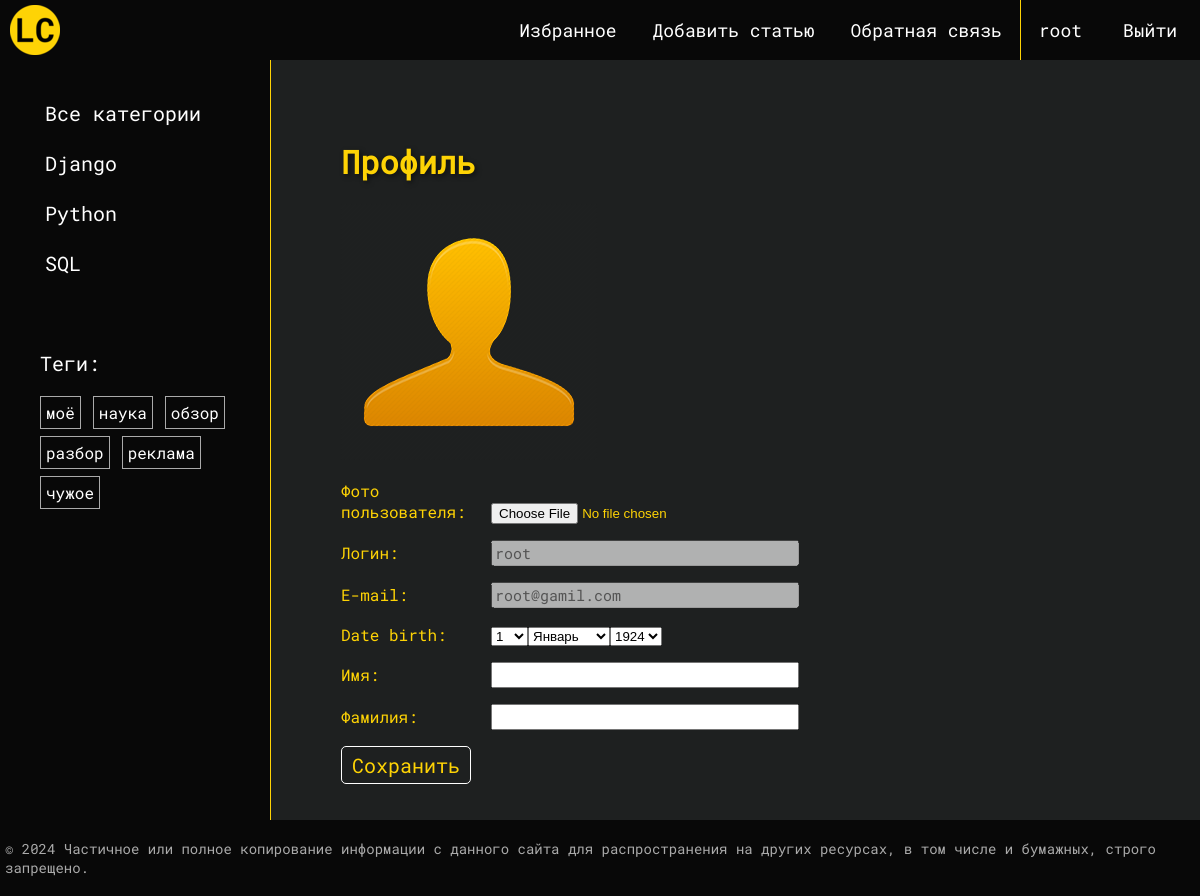
/users/profile/ (signed in), run on the app's committed database.
### users/models.py (models this page shows)
class User(AbstractUser):
    photo = models.ImageField(upload_to="users/%Y/%m/%d/",
                              blank=True,
                              null=True,
                              verbose_name="Фото пользователя")
    date_birth = models.DateTimeField(blank=True,
                                      null=True,
                                      verbose_name="Дата рождения")

### articles/models.py (models this page shows, shortened)
class Category(models.Model):
    name = models.CharField(max_length=150,
                            db_index=True,
                            verbose_name="Наименование категории")
    slug = models.SlugField(max_length=255,
                            unique=True,
                            db_index=True)
    class Meta:
        verbose_name = "Категория"
        verbose_name_plural = "Категории"
    def get_absolute_url(self):
        return reverse('category', kwargs={'cat_slug': self.slug})

class Tag(models.Model):
    tag = models.CharField(max_length=100,
                           db_index=True)
    slug = models.SlugField(max_length=255,
                            db_index=True)
    def get_absolute_url(self):
        return reverse('tag', kwargs={'tag_slug': self.slug})

### users/views.py (the view, shortened to what this page needs)
# urls.py: path('profile/', views.ProfileUser.as_view(), name='profile'),
class ProfileUser(LoginRequiredMixin, UpdateView):
    model = get_user_model()
    form_class = ProfileUserForm
    template_name = 'users/profile.html'
    extra_context = {
        'title': "Профиль пользователя",
        'default_image': settings.DEFAULT_USER_IMAGE
    }
    def get_object(self, queryset=None):
        return self.request.user

### users/forms.py
class ProfileUserForm(forms.ModelForm):
    username = forms.CharField(disabled=True,
                               label='Логин',
                               widget=forms.TextInput(attrs={'class': 'form-input'}))
    email = forms.CharField(disabled=True,
                            required=False,
                            label='E-mail',
                            widget=forms.TextInput(attrs={'class': 'form-input'}))
    this_year = datetime.date.today().year
    date_birth = forms.DateField(widget=forms.SelectDateWidget(years=tuple(range(this_year-100, this_year-5))))
    class Meta:
        model = get_user_model()
        fields = ['photo', 'username', 'email', 'date_birth', 'first_name', 'last_name']
        labels = {
            'first_name': 'Имя',
            'last_name': 'Фамилия',
        }
        widgets = {
            'first_name': forms.TextInput(attrs={'class': 'form-input'}),
            'last_name': forms.TextInput(attrs={'class': 'form-input'}),
        }

### articles/templatetags/posts_tags.py (called while the page is built)
@register.inclusion_tag('articles/list_categories.html')
def show_categories(cat_selected=0):
    cats = Category.objects.annotate(total=Count("posts")).filter(total__gt=0)
    return {'cats': cats, 'cat_selected': cat_selected}

@register.inclusion_tag('articles/list_tags.html')
def show_all_tags():
    return {'tags': Tag.objects.annotate(total=Count("tags")).filter(total__gt=0)}

### users/context_processors.py (called while the page is built)
def get_articles_context(request):
    return {'mainmenu': menu}

### users/templates/users/profile.html (shortened to what this page needs)
{% extends 'base.html' %}
{% block content %}
<h1>Профиль</h1>
<form method="post" enctype="multipart/form-data">
    {% if user.photo %}
    <p><img src="{{ user.photo.url }}">
    {% else %}
    <p><img src="{{ default_image }}">
    {% endif %}
    {% for f in form %}
    <p><label class="form-label" for="{{ f.id_for_label }}">{{f.label}}: </label>{{ f }}</p>
    {% endfor %}
    <p><button type="submit">Сохранить</button></p>
</form>
{% endblock %}

### templates/base.html (shortened to what this page needs)
{% load static %}
{% load posts_tags %}
<!DOCTYPE html>
<html>
<head>
	<link type="text/css" href="{% static 'articles/css/styles.css' %}" rel="stylesheet" />
</head>
<body>
<table class="table-page" border=0 cellpadding="0" cellspacing="0">
<tr><td valign=top>
{% block mainmenu %}
		<div class="header">
			<div class="logo-external"><a href="{% url 'home' %}"><div class="logo"></div> </a></div>
			<ul id="mainmenu" class="mainmenu">
				{% for m in mainmenu %}
					<li><a href="{% url m.url_name %}">{{m.title}}</a></li>
				{% endfor %}
				{% if user.is_authenticated %}
				<li>
					<a href="{% url 'users:profile' %}" >{{ user.username }}</a>
				</li>
				<li>
					<form method="post" action="{% url 'users:logout' %}" style="display: inline-block;">
						<button type="submit" class="logout-button">Выйти</button>
					</form>
				</li>
				{% endif %}
			</ul>
		</div>
{% endblock mainmenu %}
<table class="table-content" border=0 cellpadding="0" cellspacing="0">
<tr>
<td valign="top" class="left-chapters">
	<ul id="leftchapters">
		{% if cat_selected == 0 %}
		<li class="selected">Все категории</li>
		{% else %}
		<li><a href="{% url 'home' %}">Все категории</a></li>
		{% endif %}
		{% show_categories cat_selected %}
	</ul>
	<ul id="sidebar-tags" class="sidebar-tags">
		<li class="sidebar-tag">{% show_all_tags %}</li>
	</ul>
</td>
<td valign="top" class="content">
	<div class="content-text">
{% block content %}
{% endblock %}
	</div>
</td></tr></table>
</td></tr>
<tr><td valign=top>
	<div id="footer">
		<p>&copy; 2024 Частичное или полное копирование информации с данного сайта для распространения на других ресурсах, в том числе и бумажных, строго запрещено.</p>
	</div>
</td></tr></table>
</body>
</html>

### articles/templates/articles/list_categories.html
{% for cat in cats %}
{% if cat.id == cat_selected %}
<li class="selected">{{cat.name}}</li>
{% else %}
<li><a href="{{ cat.get_absolute_url }}">{{cat.name}}</a></li>
{% endif %}
{% endfor %}

### articles/templates/articles/list_tags.html
{% if tags %}
    <p>Теги:</p>
    <ul class="tags-list">
        {% for t in tags %}
        <li><a href="{{t.get_absolute_url}}">{{t.tag}}</a></li>
        {% endfor %}
    </ul>
{% endif %}

### articles/static/articles/css/styles.css (style rules this page uses)
html, body { font-family: 'RobotoMono'; margin: 0; padding: 0; height: 100%; width: 100%; color: #fff; background-color: #1e2020; }
h1, h2, h3 { font-family: 'RobotoMono'; color: #FED305; text-shadow: 2px 2px 5px rgba(0, 0, 0, 0.5); }
a { color: #fff; text-decoration: none; font-family: 'RobotoMono'; }
img { max-width: 600px; height: auto; }
.table-page { width: 100%; height: 100%; vertical-align: top; }
.table-page tr { height: 100%; }
.header { background: #080808; height: 60px; width: 100%; position: fixed; z-index: 10; display: flex; justify-content: space-between; padding: 0; }
.logo { background: url('../images/logo.png') no-repeat 10px 5px; width: 70px; height: 60px; padding: 0; }
.logo-external { width: 70px; height: 60px; padding: 0; margin: 0; }
.logo-external a { width: 100%; height: 60px; padding: 0; margin: 0; }
ul.mainmenu { list-style: none; margin: 0; padding: 0; height: 60px; color: #fff; font-size: 18px; overflow: hidden; display: flex; gap: 0; }
ul.mainmenu li { float: left; height: 60px; margin: 0; padding: 0; text-align: center; }
ul.mainmenu li a { color: #fff; height: 60px; text-decoration: none; margin: 0; padding: 18px; display: block; }
ul.mainmenu li form button.logout-button { background-color: transparent; height: 60px; width: 100px; border: none; color: #fff; font-size: 18px; cursor: pointer; font-family: RobotoMono; }
.table-content { width: 100%; min-height: 100%; height: 100%; margin: 40px 0 0 0; }
.left-chapters { margin: 0; background: #080808; border-right: 1px solid #FED305; }
.left-chapters ul { width: 230px; margin: 20px; padding: 20px 0 10px 0; list-style: none; font-size: 20px; }
.left-chapters ul li { margin: 0; color: #fff; width: 100%; height: 40px; padding: 0; margin: 10px; }
.left-chapters ul li a { color: #fff; text-decoration: none; height: 40px; display: block; padding: 10px 0 0 15px; }
ul.sidebar-tags { display: flex; margin: 0 0 0 30px; padding: 0; }
ul.tags-list { width: auto; margin: 10px 10px 0 0; padding: 0; list-style: none; }
ul.tags-list li { margin: 0; padding: 0; width: auto; display: inline-block; }
ul.tags-list li a { padding: 5px; font-size: 16px; border: 1px solid #aaa; height: auto; width: auto; }
.content { padding: 40px 20px 20px 40px; width: 100%; box-sizing: border-box; }
.content-text { margin: 60px 0 0 30px; color: #fff; font-size: 20px; font-family: 'RobotoMono'; }
.content-text h1 { font-size: 32px; color: #FED305; }
#footer { box-sizing: border-box; background: #080808; padding: 5px; color: #aaa; font-size: 14px; font-family: 'RobotoMono'; text-align: left; overflow: hidden; }
.form-input { width: 300px; font-size: 15px; font-family: 'RobotoMono'; }
.form-label { display: inline-block; min-width: 150px; max-width: 150px; color: #FED305; font-size: 16px; }
form p { color: #FED305; font-size: 16px; }
button { font-family: 'RobotoMono'; font-size: 20px; background: transparent; border: 1px solid #fff; color: #FED305; padding: 5px 10px 5px 10px; border-radius: 5px 5px 5px 5px; }

### data on the page
User: username "root", form "root" "root@gamil.com"
Category: name "Django"
Category: name "Python"
Category: name "SQL"
Tag: tag "моё"
Tag: tag "наука"
Tag: tag "обзор"
Tag: tag "разбор"
Tag: tag "реклама"
Tag: tag "чужое"

### other printed values
{{ m.title }} "Избранное" "Добавить статью" "Обратная связь"
{{ f.label }} "Фото пользователя" "Логин" "E-mail" "Date birth" "Имя" "Фамилия"
